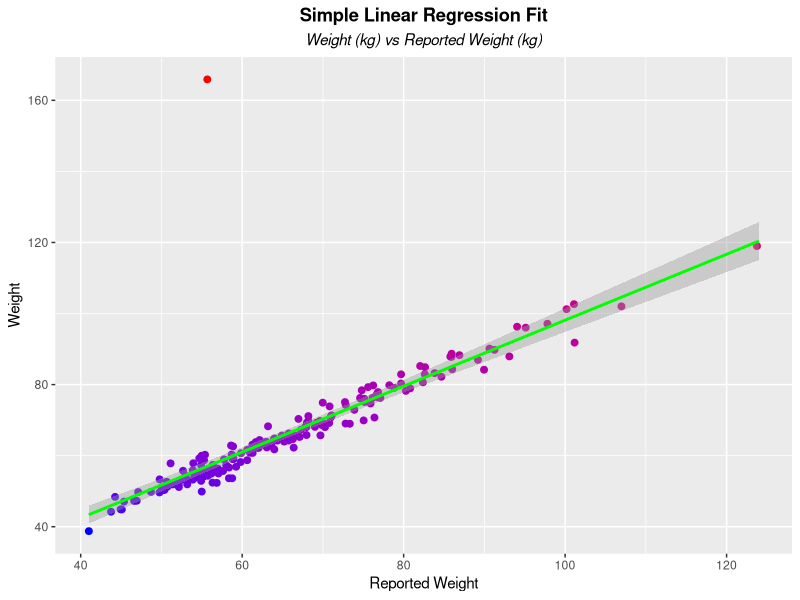
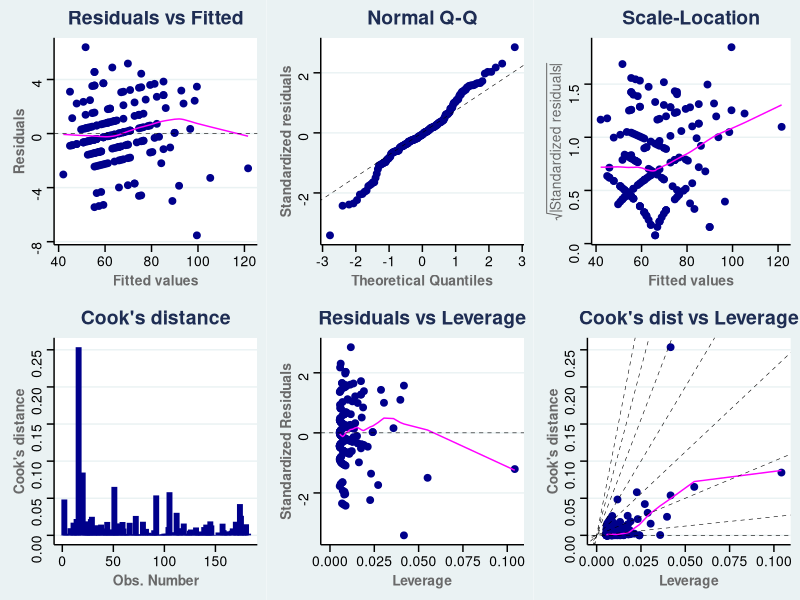

Here is the R script that generated these plots, in order:
library(dplyr)
library(car)
library(ggplot2)
library(ggfortify)
library(ggthemes)

df <-
  as.data.frame(read.csv("./data/Davis.csv"))
# Plotting the data ----------------------------------------------------------

ggplot(data = df, mapping = aes(x = repwt, y = weight, col = weight)) +
  geom_jitter(size = 2) +
  geom_smooth(method = lm, formula = y ~ x,
              color = "green", size = 1) +
  labs(
    title = "Simple Linear Regression Fit",
    subtitle = "Weight (kg) vs Reported Weight (kg)",
    x = "Reported Weight",
    y = "Weight"
  ) +
  scale_color_gradient(low="blue", high = "red") +
  theme(
    plot.title = element_text(face = "bold", hjust = .5),
    plot.subtitle = element_text(face = "italic", hjust = .5),
  ) +
  guides(col = "none")

# Fitting the Linear Model ---------------------------------------------------

# Reported Weight ~ Weight, so we expect approximately b0 = 0 and b1 = 1
fit <-
  lm(
    formula = weight ~ repwt,
    data = df
  )

sfit <-
  S(fit)

# Confidence & Prediction Intervals ---------------------------------------

# Coefficients and their 95% Confidence Interval
print(Confint(fit, estimate = T, level = 0.95))

# Coefficients and their 95% Prediction Interval
print(predict(object=fit,
        newdata = data.frame("repwt" = 93),
        interval = "prediction",
        alpha = 0.05))

# Influence Measures --------------------------------------------------------
influences <- data.frame(
  hatvalues(fit), dffits(fit)
)

names(influences) <- c("hats", "dffits")

# Top observations by influence
influences %>% arrange(desc(dffits)) %>% select(dffits) %>% head()

# Top observations by leverage
influences %>% arrange(desc(hats)) %>% select(hats) %>% head()

# Removing the value with high influence and updating the model ------------------------------

fit2 <-
  lm(
    formula = weight ~ repwt,
    data = df,
    subset = -12
  )

sfit2 <-
  S(fit2)

# Comparing the Coefficients between the Linear Models --------------------------

print(compareCoefs(fit, fit2))

# Linear Hypothesis ----------------------------------------------------

print(linearHypothesis(fit2, "repwt = 1"))

# Diagnostic Plots for the Second Fit (Removed Outlier) ---------------------------------------------------------------

autoplot(fit2, which = 1:6, colour = "darkblue",
         smooth.colour = "magenta", ad.colour = "black",
         label.n = 0, ncol = 3, size = 2
         ) +
  theme_stata() +
  theme(
    plot.title = element_text(face = "bold", hjust = .5),
    axis.title.x = element_text(face = "bold", color = "dimgrey"),
    axis.title.y = element_text(face = "bold", color = "dimgrey"),
  )
